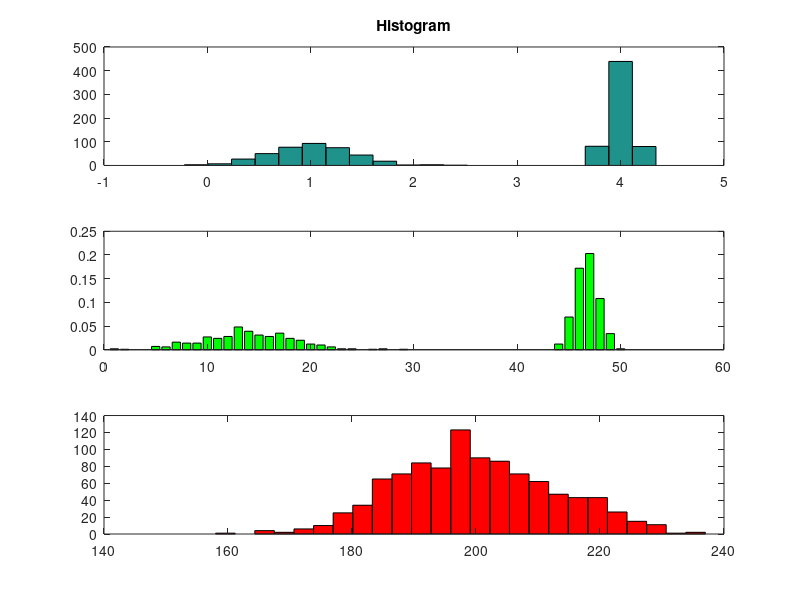

This figure's MATLAB source:
clear;
close all;

x = [0:0.01:9.99];
y = horzcat(normrnd(1,0.4,1,400),normrnd(4,0.1,1,600));

%
subplot (3, 1, 1)
hist(y, 20);
title ('Histogram');

subplot (3, 1, 2)
[a,b] = hist(y, 50);
a = a/length(y);
bar(a, "facecolor", "g");

y = binornd(1000, 0.2, 1, 1000);
size(y)
subplot (3, 1, 3)
%plot(x,y);
hist(y, 25, "facecolor", "r");
